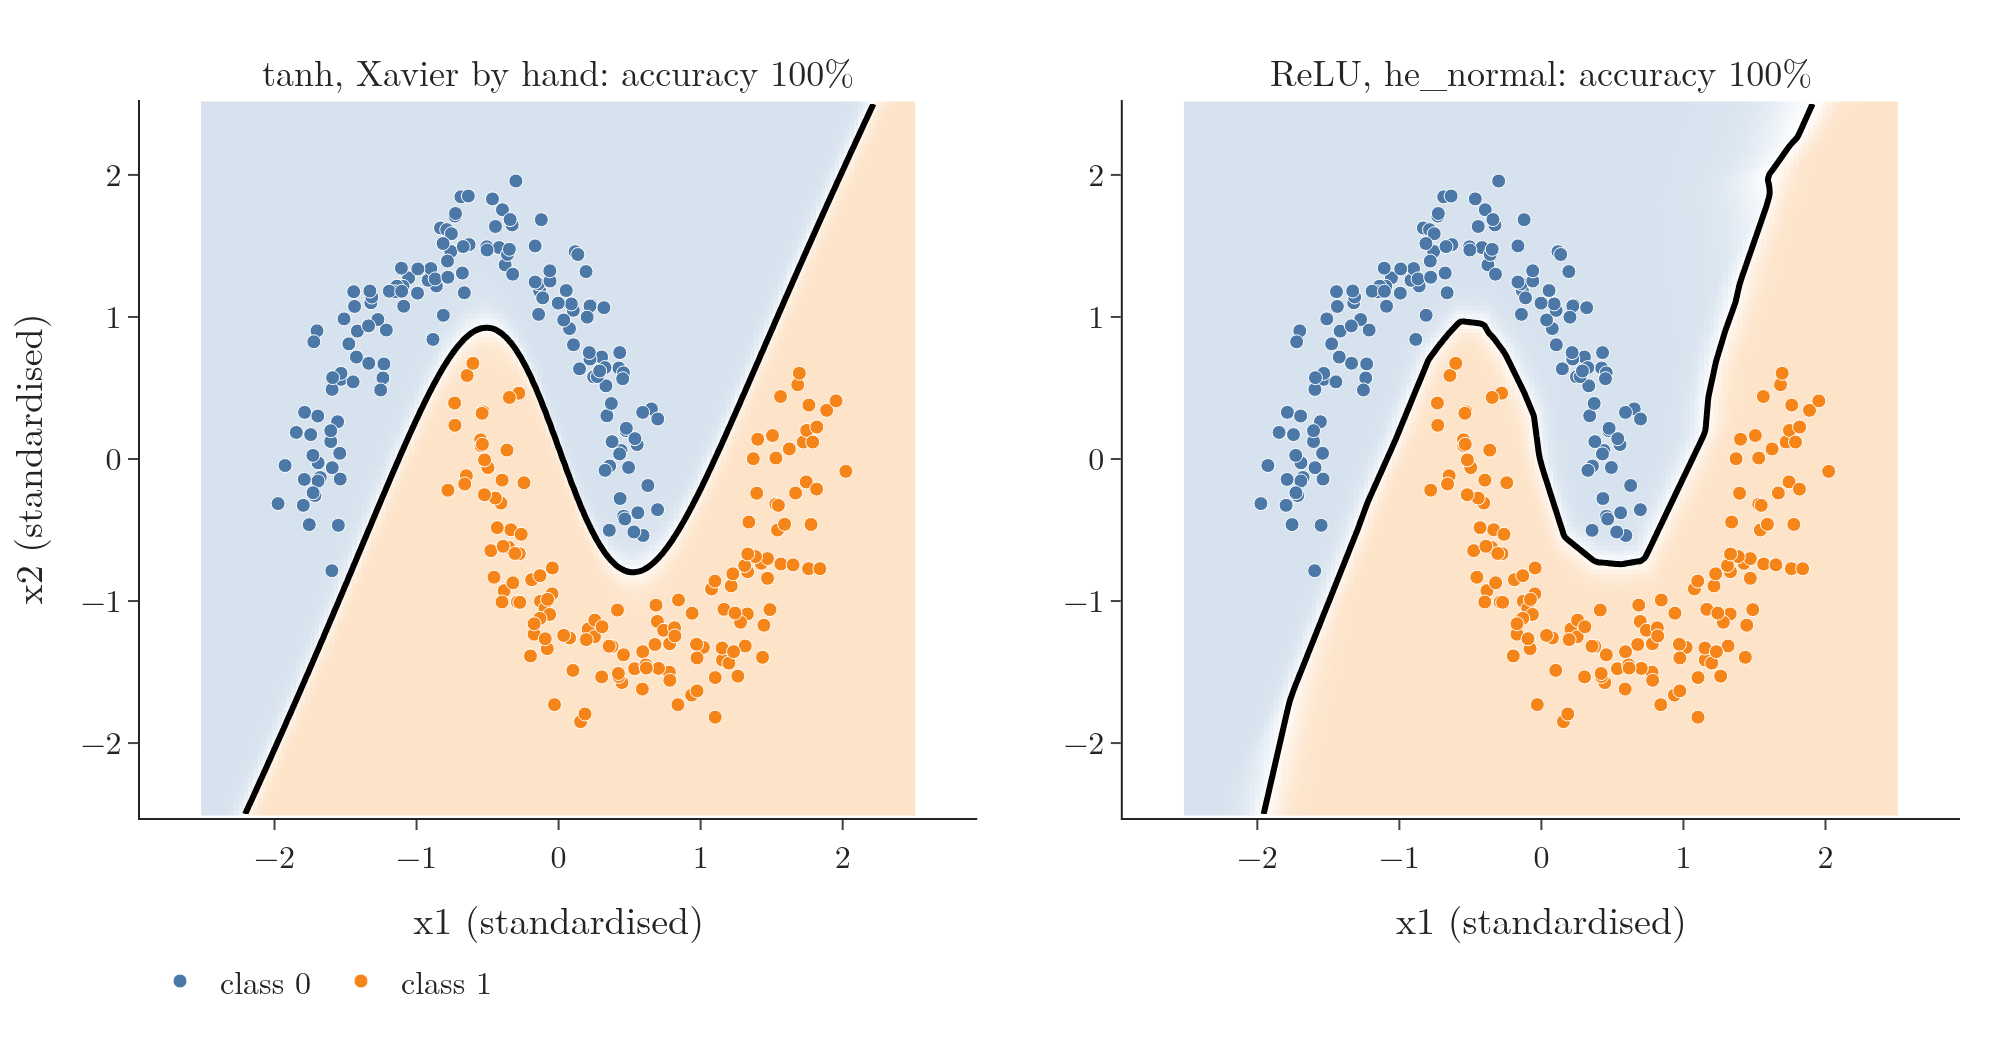

Write Python code to recreate this figure.
"""Decision regions of a four-layer network with Xavier (tanh) and He (ReLU) starts (Plotly)."""
from pathlib import Path
import numpy as np
import pandas as pd
import plotly.graph_objects as go
from plotly.subplots import make_subplots
from common import BLUE, ORANGE, FONT

here = Path(__file__).parent
g = pd.read_csv(here.parent / "data" / "boundary_grid.csv")
d = pd.read_csv(here.parent / "data" / "moons.csv")
xs = np.sort(g.x1.unique())
fig = make_subplots(rows=1, cols=2, horizontal_spacing=0.08,
                    subplot_titles=["tanh, Xavier by hand: accuracy 100%", "ReLU, he_normal: accuracy 100%"])
scale = [[0, "#d6e2ee"], [0.5, "#ffffff"], [1, "#fde3c8"]]
for i, k in enumerate(("xavier_tanh", "he_relu"), start=1):
    z = g[k].to_numpy().reshape(len(xs), len(xs))
    fig.add_trace(go.Heatmap(x=xs, y=xs, z=z, zmin=0, zmax=1, colorscale=scale, showscale=False, showlegend=False), 1, i)
    fig.add_trace(go.Contour(x=xs, y=xs, z=z, contours=dict(start=0.5, end=0.5, coloring="none"),
                             line=dict(color="black", width=3), showscale=False, showlegend=False), 1, i)
    for cls, col in ((0, BLUE), (1, ORANGE)):
        s = d[d.y == cls]
        fig.add_trace(go.Scatter(x=s.x1, y=s.x2, mode="markers", name=f"class {cls}", showlegend=i == 1,
                                 marker=dict(color=col, size=7, line=dict(color="white", width=0.5))), 1, i)
    fig.update_xaxes(title_text="x1 (standardised)", range=[-2.5, 2.5], row=1, col=i)
    fig.update_yaxes(title_text="x2 (standardised)" if i == 1 else None, range=[-2.5, 2.5], scaleanchor=f"x{i}",
                     row=1, col=i)
fig.update_layout(template="simple_white", width=1000, height=520, font=FONT,
                  legend=dict(orientation="h", x=0.0, y=-0.18), margin=dict(l=60, r=20, t=50, b=90))
fig.update_annotations(font=dict(family=FONT["family"], size=18))
fig.write_image(here / "boundary.png", scale=2)
fig.write_image(here / "boundary.pdf")
